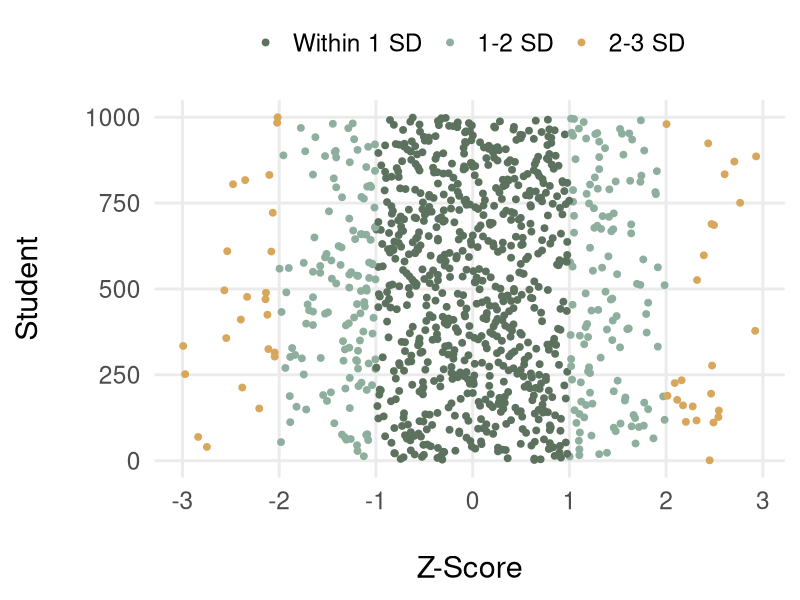
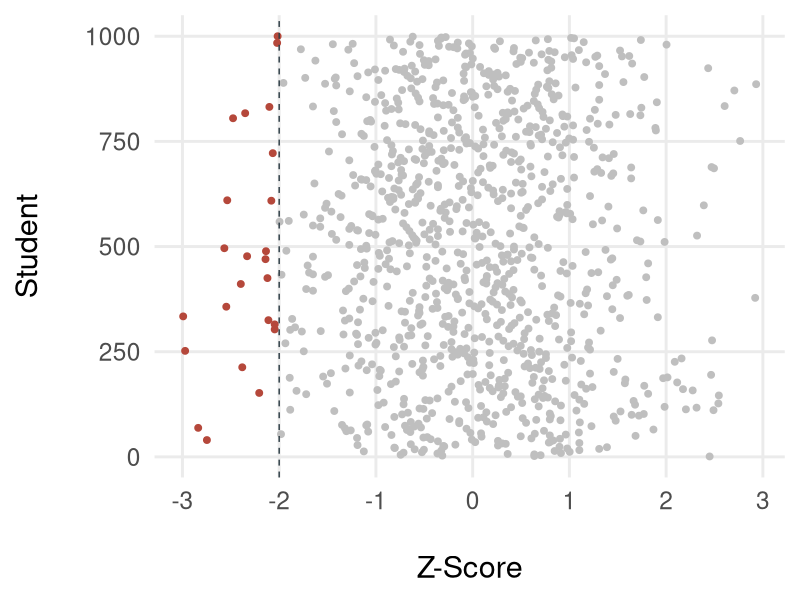
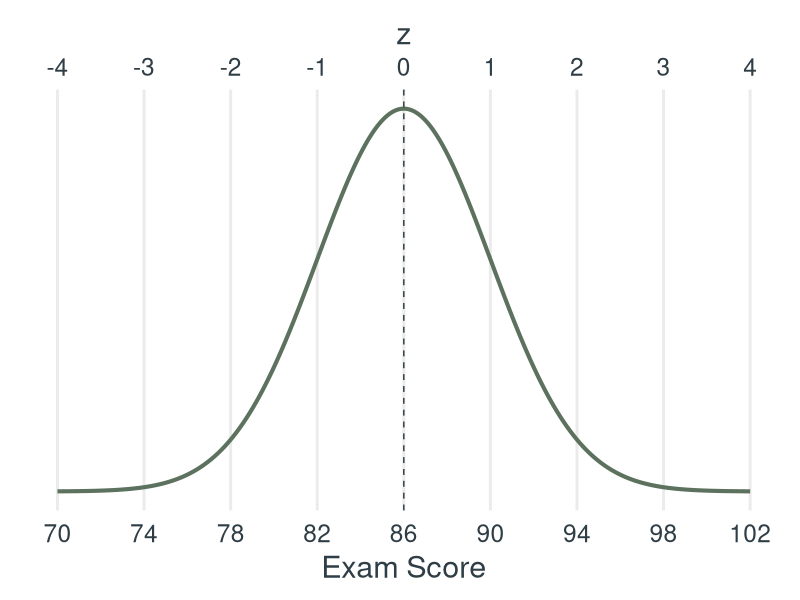
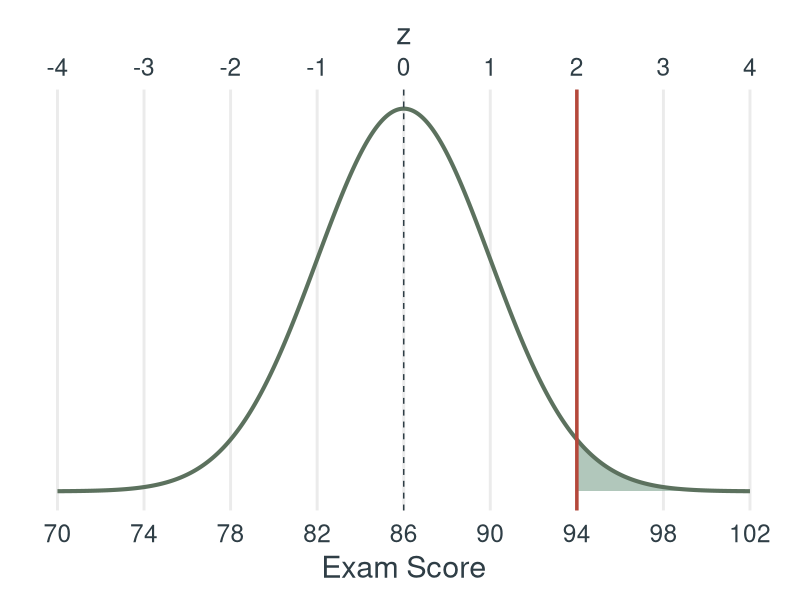
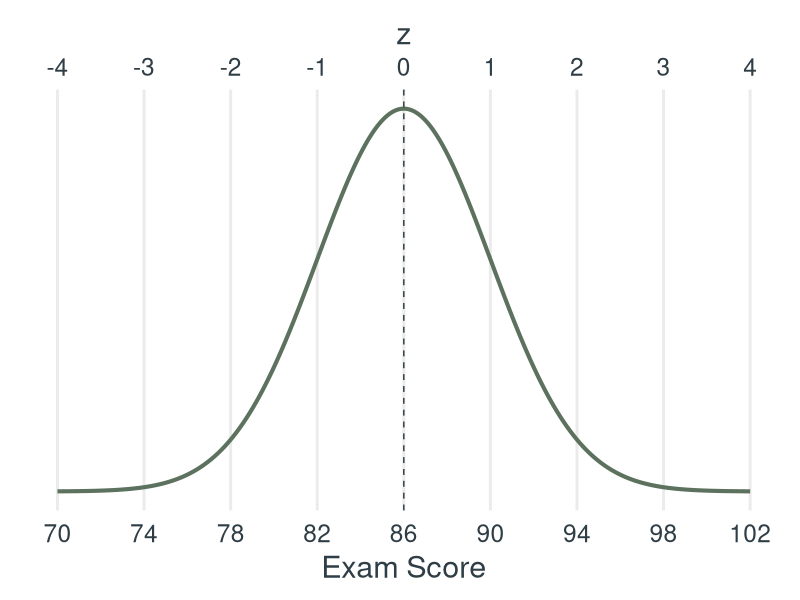
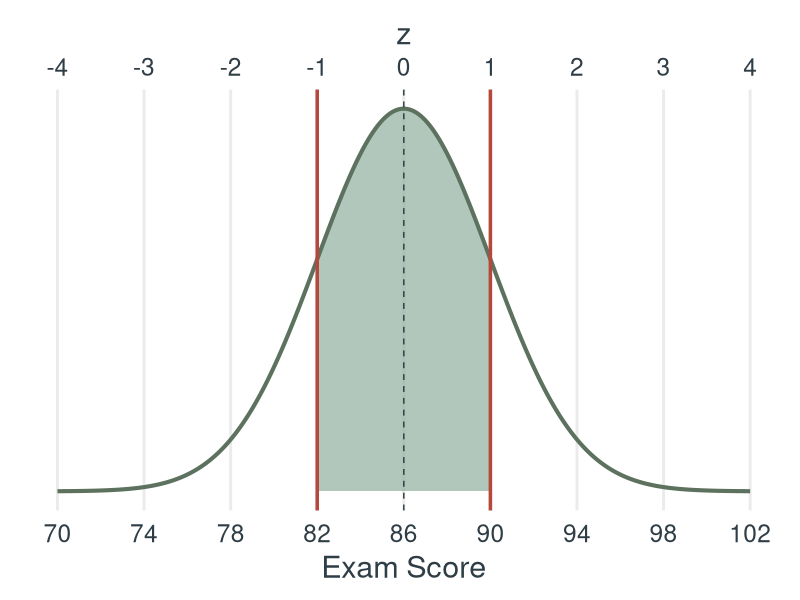
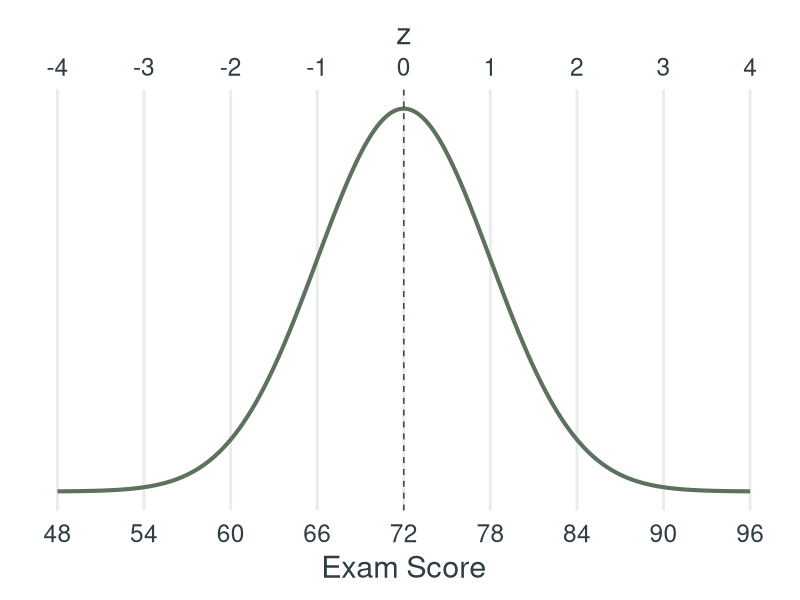
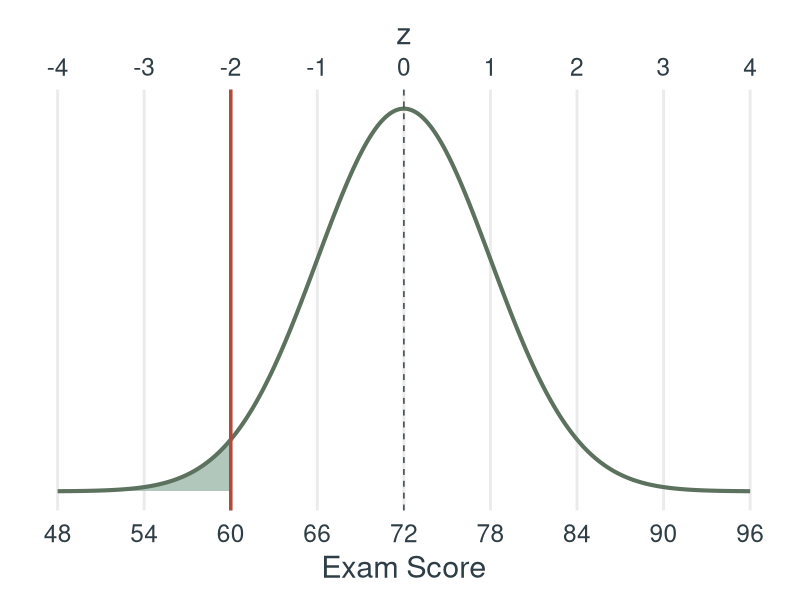

Generate these figures, in order, with R:
## ---- chunk 1
#| include: false
library(dplyr)
library(ggplot2)

# Site tokens (see custom.scss / DESIGN_SYSTEM.md)
sage   <- "#5C715E"  # $accent
sage2  <- "#8FAF9E"  # $accent2
sage3  <- "#A7C7B5"  # $accent3
ink    <- "#2F3E46"  # $body-color
hot    <- "#B5483B"  # "look here" highlight -- deliberate exception, like lec4's red mean line

# One normal curve, drawn from the theoretical density (not simulated data),
# so the dashed mean line and the z-axis land exactly where the slide says.
# shade = c(lower, upper) fills that region; marks = raw scores to draw lines at.
curve_plot <- function(mu, sigma, shade = NULL, marks = NULL,
                       xlab = "Exam Score") {
  d <- tibble(
    x = seq(mu - 4 * sigma, mu + 4 * sigma, length.out = 800),
    y = dnorm(x, mu, sigma)
  )
  p <- ggplot(d, aes(x, y))
  if (!is.null(shade)) {
    p <- p + geom_area(
      data = filter(d, x >= shade[1], x <= shade[2]),
      fill = sage2, alpha = .7
    )
  }
  p <- p +
    geom_line(color = sage, linewidth = 1.4) +
    geom_vline(xintercept = mu, linetype = "dashed", color = ink) +
    scale_x_continuous(
      breaks = seq(mu - 4 * sigma, mu + 4 * sigma, by = sigma),
      sec.axis = sec_axis(~ (. - mu) / sigma, name = "z", breaks = -4:4)
    ) +
    labs(x = xlab, y = NULL) +
    theme_minimal(base_size = 22) +
    theme(
      axis.text.y = element_blank(),
      panel.grid.minor = element_blank(),
      panel.grid.major.y = element_blank(),
      axis.title = element_text(color = ink),
      axis.text.x = element_text(color = ink)
    )
  if (!is.null(marks)) {
    p <- p + geom_vline(xintercept = marks, color = hot, linewidth = 1.2)
  }
  p
}
## ---- chunk 2
#| fig-width: 12
#| fig-height: 6.5
set.seed(616)
z1 <- tibble(
  student = 1:1000,
  x = rnorm(1000, 75, 2) |> round(2),
  z = (x - mean(x)) / sd(x)
) |>
  mutate(
    band = case_when(
      abs(z) <= 1 ~ "Within 1 SD",
      abs(z) <= 2 ~ "1-2 SD",
      abs(z) <= 3 ~ "2-3 SD",
      TRUE        ~ "Beyond 3 SD"
    ),
    band = factor(band, levels = c("Within 1 SD", "1-2 SD", "2-3 SD", "Beyond 3 SD"))
  )

z1 |>
  ggplot(aes(z, student, color = band)) +
  geom_point(size = 2) +
  scale_color_manual(
    values = c("Within 1 SD" = sage, "1-2 SD" = sage2, "2-3 SD" = "#D9A75B", "Beyond 3 SD" = hot),
    name = NULL
  ) +
  scale_x_continuous(breaks = -4:4) +
  theme_minimal(base_size = 22) +
  theme(panel.grid.minor = element_blank(), legend.position = "top") +
  labs(x = "\nZ-Score", y = "Student\n")
## ---- chunk 3
#| fig-width: 12
#| fig-height: 6.5
z1 |>
  ggplot(aes(z, student)) +
  geom_point(aes(color = ifelse(z <= -2, hot, "grey75")), size = 2) +
  geom_vline(xintercept = -2, color = ink, linetype = "dashed") +
  scale_color_identity() +
  scale_x_continuous(breaks = -4:4) +
  theme_minimal(base_size = 22) +
  theme(panel.grid.minor = element_blank()) +
  labs(x = "\nZ-Score", y = "Student\n")
## ---- chunk 4
#| fig-width: 12
#| fig-height: 5.5
curve_plot(86, 4)
## ---- chunk 5
#| fig-width: 12
#| fig-height: 5.5
curve_plot(86, 4, shade = c(94, Inf), marks = 94)
## ---- chunk 6
#| fig-width: 12
#| fig-height: 5.5
curve_plot(86, 4)
## ---- chunk 7
#| fig-width: 12
#| fig-height: 5.5
curve_plot(86, 4, shade = c(82, 90), marks = c(82, 90))
## ---- chunk 8
#| fig-width: 12
#| fig-height: 5.5
curve_plot(72, 6)
## ---- chunk 9
#| fig-width: 12
#| fig-height: 5.5
curve_plot(72, 6, shade = c(-Inf, 60), marks = 60)
